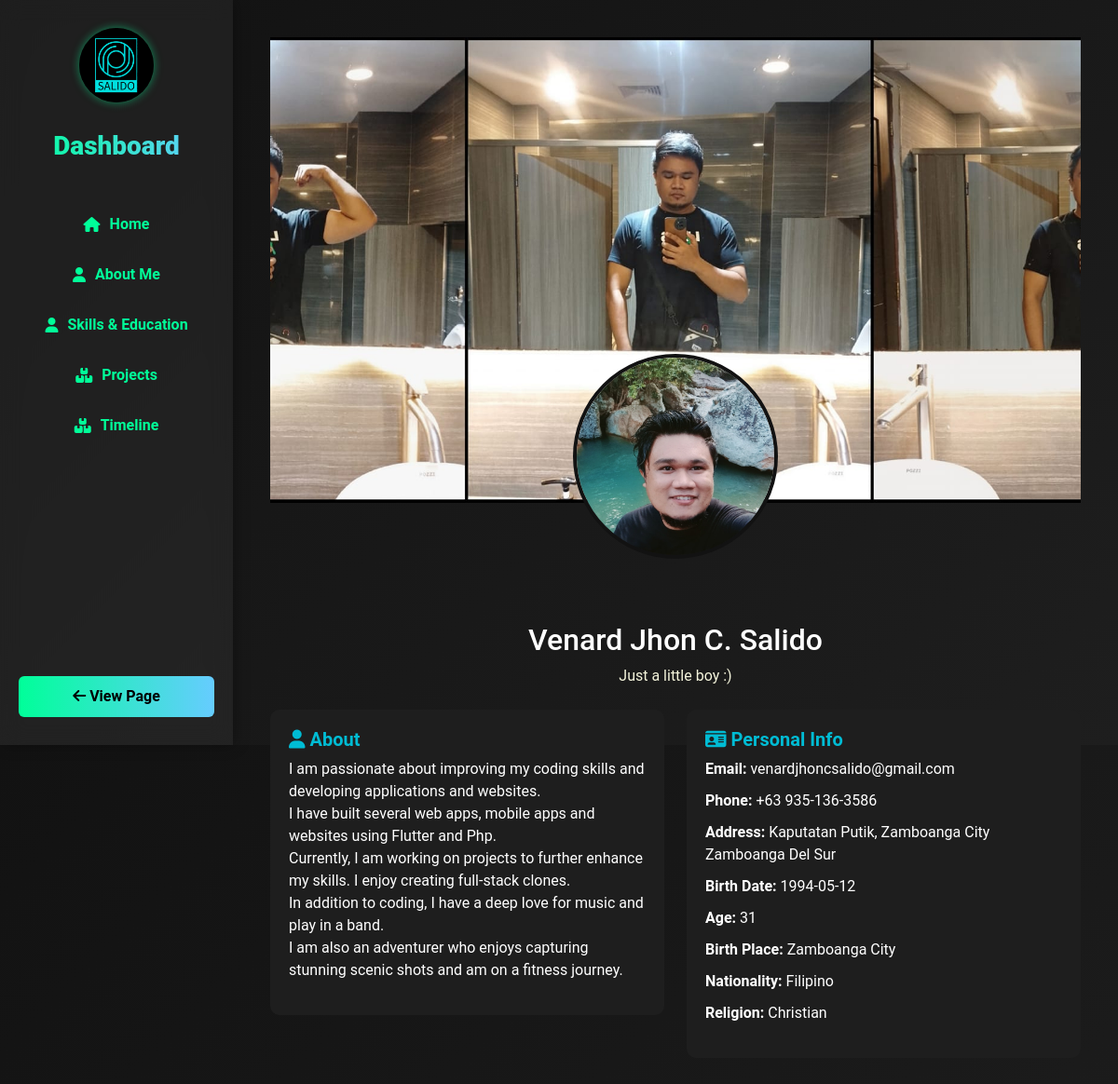
Page /admin/dashboard.php (signed in) on the committed database.
### tables this page shows
CREATE TABLE `users` (
  `id` int(11) NOT NULL,
  `email` varchar(100) NOT NULL,
  `password` varchar(255) NOT NULL,
  `role` enum('admin','user') DEFAULT 'user',
  `created_at` timestamp NOT NULL DEFAULT current_timestamp(),
  `username` varchar(50) NOT NULL,
  `first_name` varchar(50) NOT NULL,
  `middle_name` varchar(50) DEFAULT NULL,
  `last_name` varchar(50) NOT NULL,
  `gender` enum('Male','Female','Non-Binary','LGBTQ+','Other') DEFAULT NULL,
  `birth_date` date DEFAULT NULL,
  `birth_place` varchar(100) DEFAULT NULL,
  `age` int(11) DEFAULT NULL,
  `phone_number` varchar(20) DEFAULT NULL,
  `civil_status` enum('Single','Married','Divorced','Widowed') DEFAULT NULL,
  `street_address` varchar(255) DEFAULT NULL,
  `city` varchar(100) DEFAULT NULL,
  `profile_photo` varchar(255) DEFAULT NULL,
  `bio` longtext DEFAULT NULL,
  `cover_photo` varchar(255) DEFAULT NULL,
  `religion` varchar(100) DEFAULT NULL,
  `nationality` varchar(100) DEFAULT NULL,
  `caption` text DEFAULT NULL,
  `resume_path` varchar(255) DEFAULT NULL
);

### admin/dashboard.php (the view, shortened to what this page needs)
<?php
include '../includes/config.php';
$userId = $_SESSION['user_id'] ?? 1;
$query = "SELECT * FROM users WHERE id = ?";
$stmt = $conn->prepare($query);
$stmt->bind_param("i", $userId);
$stmt->execute();
$result = $stmt->get_result();
$user = $result->fetch_assoc();
?>
<!DOCTYPE html>
<html lang="en">
<head>
    <link href="https://cdn.jsdelivr.net/npm/bootstrap@5.3.0-alpha1/dist/css/bootstrap.min.css" rel="stylesheet">
    <link href="https://cdnjs.cloudflare.com/ajax/libs/font-awesome/6.5.0/css/all.min.css" rel="stylesheet">
</head>
<body>
    <div class="wrapper">
        <?php include '../includes/sidebar.php'; ?>
        <div class="main-content">
            <div class="cover-photo mb-5" style="background-image: url('<?= htmlspecialchars($user['cover_photo'] ?? '../assets/images/default-cover.jpg') ?>');">
                <div class="profile-img-wrapper">
                    <img src="<?= htmlspecialchars($user['profile_photo'] ?? '../assets/images/default-avatar.png') ?>" alt="Profile Photo">
                </div>
            </div>
            <div class="profile-content text-center mb-4">
                <h2><?= htmlspecialchars(trim($user['first_name'] . ' ' . $user['middle_name'] . ' ' . $user['last_name'])) ?></h2>
                <p class="caption"><?= htmlspecialchars($user['caption'] ?? '') ?></p>
            </div>
            <div class="row">
                <div class="col-md-6 mb-4">
                    <div class="info-box">
                        <h5><i class="fas fa-user"></i> About</h5>
                        <p><?= nl2br(htmlspecialchars($user['bio'] ?? 'No bio provided.')) ?></p>
                    </div>
                </div>
                <div class="col-md-6 mb-4">
                    <div class="info-box">
                        <h5><i class="fas fa-id-card"></i> Personal Info</h5>
                        <ul>
                            <li><strong>Email:</strong> <?= htmlspecialchars($user['email']) ?></li>
                            <li><strong>Phone:</strong> <?= htmlspecialchars($user['phone_number']) ?></li>
                            <li><strong>Address:</strong> <?= htmlspecialchars($user['street_address'] . ', ' . $user['city']) ?></li>
                            <li><strong>Birth Date:</strong> <?= htmlspecialchars($user['birth_date']) ?></li>
                            <li><strong>Age:</strong> <?= htmlspecialchars($user['age']) ?></li>
                            <li><strong>Birth Place:</strong> <?= htmlspecialchars($user['birth_place']) ?></li>
                            <li><strong>Nationality:</strong> <?= htmlspecialchars($user['nationality']) ?></li>
                            <li><strong>Religion:</strong> <?= htmlspecialchars($user['religion']) ?></li>
                        </ul>
                    </div>
                </div>
            </div>
        </div>
    </div>
</body>
</html>

### includes/sidebar.php (shortened to what this page needs)
<div class="sidebar" id="sidebar">
    <a style="text-align: center;" href="../admin/dashboard.php">
        <img src="../assets/images/SAL.jpg" alt="Logo" class="logo">
    </a>
    <h3>Dashboard</h3>
    <a href="../admin/home.php" class="nav-link"><i class="fas fa-home"></i> Home</a>
    <a href="../admin/profile.php" class="nav-link"><i class="fas fa-user"></i> About Me</a>
    <a href="../admin/skills_edu.php" class="nav-link"><i class="fas fa-user"></i> Skills & Education</a>
    <a href="../admin/projects.php" class="nav-link"><i class="fas fa-boxes"></i> Projects</a>
    <a href="../admin/timeline.php" class="nav-link"><i class="fas fa-boxes"></i> Timeline</a>
    <div class="back-btn">
        <a href="../pages/index.php"><i class="fas fa-arrow-left"></i> View Page</a>
    </div>
</div>

### admin/dashboard.php (style rules this page uses)
body { background-color: #121212; color: #ffffff; font-family: 'Poppins', sans-serif; }
.cover-photo { height: 500px; background-size: cover; background-position: center; position: relative; }
.profile-img-wrapper { position: absolute; bottom: -60px; left: 50%; transform: translateX(-50%); z-index: 10; }
.profile-img-wrapper img { width: 220px; height: 220px; border-radius: 50%; border: 4px solid #121212; object-fit: cover; }
.profile-content { padding-top: 80px; }
.info-box { background-color: #1e1e1e; padding: 20px; border-radius: 10px; }
.info-box h5 { color: #00bcd4; font-weight: 600; }
.info-box ul { padding-left: 0; list-style: none; }
.info-box ul li { margin-bottom: 10px; }
.wrapper { display: flex; }
.main-content { flex-grow: 1; padding: 20px; }
.caption { color:beige; }

### includes/sidebar.php (style rules this page uses)
body { background: linear-gradient(135deg, #121212, #1e1e1e); font-family: 'Roboto', sans-serif; margin: 0; height: 100vh; color: white; }
.wrapper { display: flex; flex: 1; }
.sidebar { position: fixed; top: 0; left: 0; height: 100vh; width: 250px; background: rgba(255, 255, 255, 0.05); backdrop-filter: blur(12px); padding: 30px 20px; display: flex; flex-direction: column; box-shadow: 2px 0 15px rgba(0,0,0,0.3); transition: all 0.3s ease; z-index: 1000; }
.sidebar .logo { width: 80px; border-radius: 50%; margin-bottom: 30px; align-self: center; box-shadow: 0 0 10px rgba(0, 255, 153, 0.5); }
.sidebar h3 { text-align: center; margin-bottom: 40px; font-weight: 900; background: linear-gradient(90deg, #00ff99, #66ccff); -webkit-background-clip: text; -webkit-text-fill-color: transparent; }
.nav-link { color: #00ff99; font-weight: 600; margin: 15px 0; display: flex; align-items: center; transition: all 0.3s ease; width: 100%; justify-content: center; }
.nav-link i { margin-right: 10px; }
.back-btn { margin-top: auto; padding-top: 20px; }
.back-btn a { display: block; text-align: center; background: linear-gradient(90deg, #00ff99, #66ccff); padding: 10px; border-radius: 6px; font-weight: bold; color: black; text-decoration: none; }
.main-content { margin-left: 250px; flex: 1; padding: 40px; overflow-y: auto; }

### rows in the picture
users: cover_photo (picture), profile_photo (picture), first_name+middle_name+last_name "Venard Jhon C. Salido", caption "Just a little boy :)", bio "I am passionate about improving my coding skills and developing applications and websites. I have built several web apps, mobile apps and websites using Flutter and Php. Currently, I am working on projects to further enhance my skills. I enjoy creating full-stack clones. In addition to coding, I have a deep love for music and play in a band. I am also an adventurer who enjoys capturing stunning scenic shots and am on a fitness journey.", email "venardjhoncsalido@gmail.com", phone_number "+63 935-136-3586", street_address+city "Kaputatan Putik, Zamboanga City Zamboanga Del Sur", birth_date "1994-05-12", age "31", birth_place "Zamboanga City", nationality "Filipino", religion "Christian"
